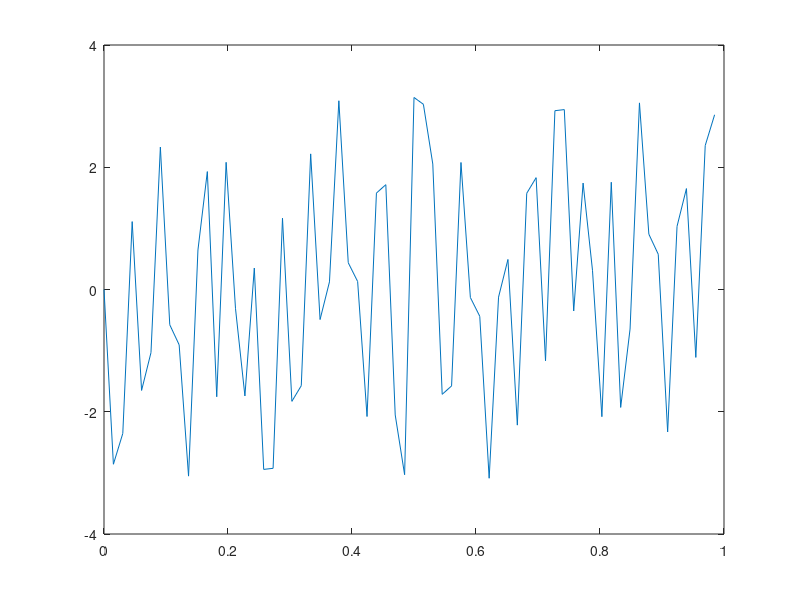

This figure's MATLAB source:
%the range of randomly generated values will be 0 to range
range = 50; 

%the number of points generated between two instances of the sequence
%   will be a random number between 
%   minNumPoints and (minNumPoints + rangeNumPoints)
minNumPoints = 10;
rangeNumPoints = 20;

numPointsVector = floor(rand(1,3)*rangeNumPoints + minNumPoints);
firstNumPoints = numPointsVector(1,1);
secondNumPoints = numPointsVector(1,2);
thirdNumPoints = numPointsVector(1,3);

%generates the random data
data1 = floor(rand(1,firstNumPoints)*range);
data2 = floor(rand(1,secondNumPoints)*range);
data3 = floor(rand(1,thirdNumPoints)*range);

%the sequence seqToFind will be inserted in two different places
seqToFind = [234 201 198 255];
sizeSeq = size(seqToFind);
numPointsSeq = sizeSeq(2); %number of points in seqToFind

firstInstance = firstNumPoints
secondInstance = firstInstance + numPointsSeq + secondNumPoints

%this creates the signal that will be analyzed
data = [data1 seqToFind data2 seqToFind data3];
dataSize = size(data);
numEntries = dataSize(2);

%plot the original data
plot(data);

%convert the data to frequency space
dataTransform = fft(data);

%find the amplitude, frequency, and phase of the fourier transform
amplitude = sqrt(real(dataTransform).^2 + imag(dataTransform).^2)/numEntries;
frequency = 0:1/numEntries:(1 - 1/numEntries);
phase = atan2(imag(dataTransform),real(dataTransform));

plot(frequency,phase)

%Take the N coefficients from the FFT
%1. Make an N x N matrix
%2. For each coefficient X_i, plot the sine wave from the cofficient
%   For each of the N times from the sample, find the value of the sine
%   wave and put the values into row i of the N x N matrix
%Repeat 1 and 2 for different phase shifts of the FFT
%Do a search on the matrices to find a place where they line up